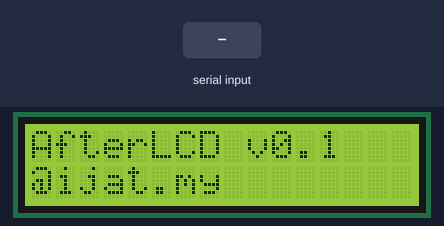
Bench run of a sketch on a simulated Arduino Uno, built with avr-gcc and run on an emulated ATmega328P. Shown: 16×2 character LCD. The inputs (shaded band) are chosen by the test bench. What the sketch prints to the serial monitor is not drawn.

Above: at 1.2 s.
1.3 s: "1\n" received over Serial
At 2.5 s:
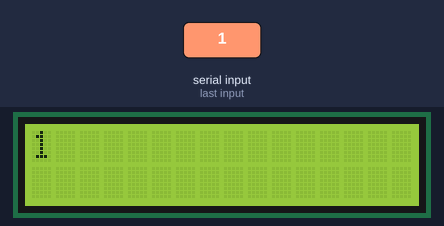
2.8 s: byte 10 (10) received over Serial
At 3.8 s:
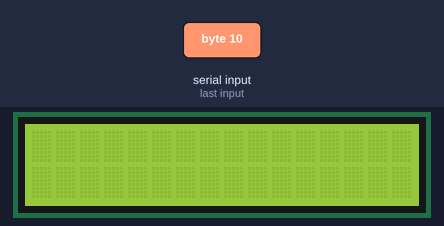
4.3 s: "0\n" received over Serial
At 4.9 s:
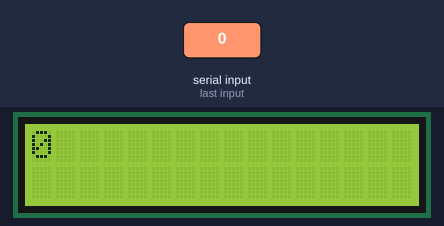
Timing chart, 0 to 7.3 s (numbered marks = the images above; inputs shaded):
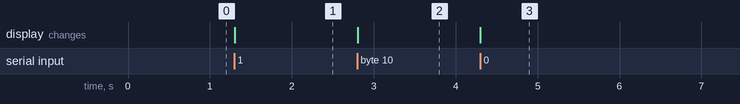

The sketch:

ArLCD.ino
```cpp
#include <LiquidCrystal.h>

int incomingByte;
byte inputByte_0;
byte inputByte_1;
byte inputByte_2;
byte inputByte_3;
byte inputByte_4;
LiquidCrystal lcd(8,9,4,5,6,7);

void setup() {
  Serial.begin(115200);
  Serial.println("AfterLCD started");
  // put your setup code here, to run once:

  lcd.begin(16,2);
  lcd.print("AfterLCD v0.1");
  lcd.setCursor(0,1);
  lcd.print("@ijat.my");

  Serial.println("Waiting to receive data");
}

void loop() {

  if (Serial.available())
  {
    /* //Read buffer
    inputByte_0 = Serial.read();
    delay(100);
    inputByte_1 = Serial.read();
    delay(100);
    inputByte_2 = Serial.read();
    delay(100);
    inputByte_3 = Serial.read();
    delay(100);
    inputByte_4 = Serial.read(); */

    //if (!Test()) {
      lcd.clear();
      while (Serial.available() > 0) {
        byte b = Serial.read();
        if (b == 10) {
          lcd.setCursor(0,1);
          continue;
        }
        lcd.write(b);
      }
    //}
  }


}

bool Test() {
//Check for start of Message
  if(inputByte_0 == 16)
  {
       //Detect Command type
       switch (inputByte_1)
       {
          case 127:
             //Set PIN and value
             switch (inputByte_2)
            {
              case 4:
                if(inputByte_3 == 255)
                {
                  Serial.println("Serial error - 1");
                  lcd.clear();
                  lcd.print("Fail[E1]");
                  return false;
                  break;
                }
                else
                {
                  Serial.println("Serial error - 2");
                  lcd.clear();
                  lcd.print("Fail\n[E2]");
                  return false;
                  break;
                }
              break;
            }
            break;
          case 128:
            Serial.println("Sent confirmation to PC");
            Serial.print("HELLO FROM ARDUINO");
            break;
        }
        //Clear Message bytes
        inputByte_0 = 0;
        inputByte_1 = 0;
        inputByte_2 = 0;
        inputByte_3 = 0;
        inputByte_4 = 0;
        //Let the PC know we are ready for more data
        lcd.clear();
        lcd.print("Ready");
        Serial.println("Ready to receive next data");
        return true;
  }
}
```

Measured:
- after the input at 1.3 s, the display: changes at once (image 1)
- after the input at 2.8 s, the display: changes at once (image 2)
- after the input at 4.3 s, the display: changes at once (image 3)
